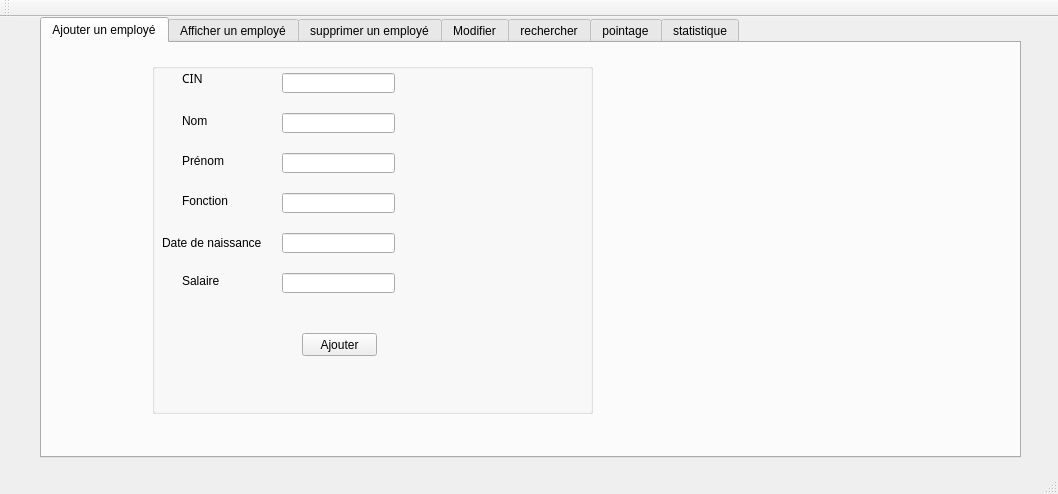
<?xml version="1.0" encoding="UTF-8"?>
<ui version="4.0">
 <class>MainWindow</class>
 <widget class="QMainWindow" name="MainWindow">
  <property name="geometry">
   <rect>
    <x>0</x>
    <y>0</y>
    <width>1058</width>
    <height>494</height>
   </rect>
  </property>
  <property name="windowTitle">
   <string>Gestion des Clients</string>
  </property>
  <widget class="QWidget" name="centralWidget">
   <widget class="QTabWidget" name="tabWidget">
    <property name="geometry">
     <rect>
      <x>40</x>
      <y>0</y>
      <width>981</width>
      <height>441</height>
     </rect>
    </property>
    <property name="currentIndex">
     <number>0</number>
    </property>
    <widget class="QWidget" name="tab">
     <attribute name="title">
      <string>Ajouter un employé</string>
     </attribute>
     <widget class="QGroupBox" name="groupBox">
      <property name="geometry">
       <rect>
        <x>110</x>
        <y>20</y>
        <width>441</width>
        <height>351</height>
       </rect>
      </property>
      <property name="styleSheet">
       <string notr="true"/>
      </property>
      <property name="title">
       <string/>
      </property>
      <widget class="QLabel" name="label">
       <property name="geometry">
        <rect>
         <x>30</x>
         <y>50</y>
         <width>61</width>
         <height>16</height>
        </rect>
       </property>
       <property name="text">
        <string>Nom</string>
       </property>
      </widget>
      <widget class="QLabel" name="label_2">
       <property name="geometry">
        <rect>
         <x>30</x>
         <y>90</y>
         <width>51</width>
         <height>16</height>
        </rect>
       </property>
       <property name="text">
        <string>Prénom</string>
       </property>
      </widget>
      <widget class="QLabel" name="label_3">
       <property name="geometry">
        <rect>
         <x>30</x>
         <y>0</y>
         <width>71</width>
         <height>31</height>
        </rect>
       </property>
       <property name="font">
        <font>
         <family>PMingLiU-ExtB</family>
        </font>
       </property>
       <property name="mouseTracking">
        <bool>false</bool>
       </property>
       <property name="acceptDrops">
        <bool>false</bool>
       </property>
       <property name="layoutDirection">
        <enum>Qt::LeftToRight</enum>
       </property>
       <property name="autoFillBackground">
        <bool>false</bool>
       </property>
       <property name="styleSheet">
        <string notr="true"/>
       </property>
       <property name="text">
        <string>CIN</string>
       </property>
      </widget>
      <widget class="QLineEdit" name="le_id">
       <property name="geometry">
        <rect>
         <x>130</x>
         <y>10</y>
         <width>113</width>
         <height>20</height>
        </rect>
       </property>
      </widget>
      <widget class="QLineEdit" name="le_nom">
       <property name="geometry">
        <rect>
         <x>130</x>
         <y>50</y>
         <width>113</width>
         <height>20</height>
        </rect>
       </property>
      </widget>
      <widget class="QLineEdit" name="le_prenom">
       <property name="geometry">
        <rect>
         <x>130</x>
         <y>90</y>
         <width>113</width>
         <height>20</height>
        </rect>
       </property>
      </widget>
      <widget class="QLineEdit" name="le_fonction">
       <property name="geometry">
        <rect>
         <x>130</x>
         <y>130</y>
         <width>113</width>
         <height>20</height>
        </rect>
       </property>
      </widget>
      <widget class="QLineEdit" name="le_date">
       <property name="geometry">
        <rect>
         <x>130</x>
         <y>170</y>
         <width>113</width>
         <height>20</height>
        </rect>
       </property>
      </widget>
      <widget class="QLabel" name="label_4">
       <property name="geometry">
        <rect>
         <x>30</x>
         <y>130</y>
         <width>51</width>
         <height>16</height>
        </rect>
       </property>
       <property name="text">
        <string>Fonction</string>
       </property>
      </widget>
      <widget class="QLabel" name="label_5">
       <property name="geometry">
        <rect>
         <x>10</x>
         <y>170</y>
         <width>111</width>
         <height>20</height>
        </rect>
       </property>
       <property name="text">
        <string>Date de naissance</string>
       </property>
      </widget>
      <widget class="QLabel" name="label_6">
       <property name="geometry">
        <rect>
         <x>30</x>
         <y>210</y>
         <width>51</width>
         <height>16</height>
        </rect>
       </property>
       <property name="text">
        <string>Salaire</string>
       </property>
      </widget>
      <widget class="QLineEdit" name="le_salaire">
       <property name="geometry">
        <rect>
         <x>130</x>
         <y>210</y>
         <width>113</width>
         <height>20</height>
        </rect>
       </property>
      </widget>
      <widget class="QPushButton" name="pb_ajouter">
       <property name="geometry">
        <rect>
         <x>150</x>
         <y>270</y>
         <width>75</width>
         <height>23</height>
        </rect>
       </property>
       <property name="text">
        <string>Ajouter</string>
       </property>
      </widget>
     </widget>
    </widget>
    <widget class="QWidget" name="tab_2">
     <attribute name="title">
      <string>Afficher un employé</string>
     </attribute>
     <widget class="QTableView" name="tab_employe">
      <property name="geometry">
       <rect>
        <x>140</x>
        <y>0</y>
        <width>841</width>
        <height>391</height>
       </rect>
      </property>
     </widget>
     <widget class="QRadioButton" name="tri">
      <property name="geometry">
       <rect>
        <x>0</x>
        <y>130</y>
        <width>131</width>
        <height>20</height>
       </rect>
      </property>
      <property name="text">
       <string>TRIEIR BY NAME</string>
      </property>
     </widget>
     <widget class="QRadioButton" name="tri2">
      <property name="geometry">
       <rect>
        <x>0</x>
        <y>160</y>
        <width>141</width>
        <height>20</height>
       </rect>
      </property>
      <property name="text">
       <string>TRIEIR BY SALAIRE</string>
      </property>
     </widget>
    </widget>
    <widget class="QWidget" name="tab_3">
     <attribute name="title">
      <string>supprimer un employé</string>
     </attribute>
     <widget class="QLabel" name="label_7">
      <property name="geometry">
       <rect>
        <x>160</x>
        <y>120</y>
        <width>56</width>
        <height>16</height>
       </rect>
      </property>
      <property name="text">
       <string>CIN_EMP</string>
      </property>
     </widget>
     <widget class="QLineEdit" name="le_cin_supp">
      <property name="geometry">
       <rect>
        <x>270</x>
        <y>120</y>
        <width>113</width>
        <height>22</height>
       </rect>
      </property>
     </widget>
     <widget class="QPushButton" name="pb_supprimer">
      <property name="geometry">
       <rect>
        <x>280</x>
        <y>200</y>
        <width>93</width>
        <height>28</height>
       </rect>
      </property>
      <property name="text">
       <string>Supprimer</string>
      </property>
     </widget>
    </widget>
    <widget class="QWidget" name="tab_7">
     <attribute name="title">
      <string>Modifier</string>
     </attribute>
     <widget class="QGroupBox" name="groupBox_3">
      <property name="geometry">
       <rect>
        <x>190</x>
        <y>20</y>
        <width>261</width>
        <height>201</height>
       </rect>
      </property>
      <property name="styleSheet">
       <string notr="true"/>
      </property>
      <property name="title">
       <string/>
      </property>
      <widget class="QLineEdit" name="le_fonction_3">
       <property name="geometry">
        <rect>
         <x>100</x>
         <y>40</y>
         <width>113</width>
         <height>20</height>
        </rect>
       </property>
      </widget>
      <widget class="QLabel" name="label_19">
       <property name="geometry">
        <rect>
         <x>10</x>
         <y>40</y>
         <width>51</width>
         <height>16</height>
        </rect>
       </property>
       <property name="text">
        <string>Fonction</string>
       </property>
      </widget>
      <widget class="QLabel" name="label_21">
       <property name="geometry">
        <rect>
         <x>10</x>
         <y>70</y>
         <width>51</width>
         <height>16</height>
        </rect>
       </property>
       <property name="text">
        <string>Salaire</string>
       </property>
      </widget>
      <widget class="QLineEdit" name="le_salaire_3">
       <property name="geometry">
        <rect>
         <x>100</x>
         <y>70</y>
         <width>113</width>
         <height>20</height>
        </rect>
       </property>
      </widget>
      <widget class="QPushButton" name="pbmodifier">
       <property name="geometry">
        <rect>
         <x>110</x>
         <y>120</y>
         <width>75</width>
         <height>23</height>
        </rect>
       </property>
       <property name="text">
        <string>modifier</string>
       </property>
      </widget>
     </widget>
     <widget class="QLabel" name="label_18">
      <property name="geometry">
       <rect>
        <x>20</x>
        <y>20</y>
        <width>71</width>
        <height>31</height>
       </rect>
      </property>
      <property name="styleSheet">
       <string notr="true"/>
      </property>
      <property name="text">
       <string>CIN</string>
      </property>
     </widget>
     <widget class="QLineEdit" name="le_id_4">
      <property name="geometry">
       <rect>
        <x>20</x>
        <y>70</y>
        <width>113</width>
        <height>20</height>
       </rect>
      </property>
     </widget>
    </widget>
    <widget class="QWidget" name="tab_8">
     <attribute name="title">
      <string>rechercher</string>
     </attribute>
     <widget class="QLabel" name="label_15">
      <property name="geometry">
       <rect>
        <x>0</x>
        <y>0</y>
        <width>91</width>
        <height>41</height>
       </rect>
      </property>
      <property name="styleSheet">
       <string notr="true"/>
      </property>
      <property name="text">
       <string>NOM :</string>
      </property>
     </widget>
     <widget class="QLineEdit" name="REF2">
      <property name="geometry">
       <rect>
        <x>0</x>
        <y>40</y>
        <width>101</width>
        <height>31</height>
       </rect>
      </property>
      <property name="text">
       <string/>
      </property>
     </widget>
     <widget class="QPushButton" name="pb_rechercher">
      <property name="geometry">
       <rect>
        <x>20</x>
        <y>90</y>
        <width>91</width>
        <height>61</height>
       </rect>
      </property>
      <property name="text">
       <string>rechercher</string>
      </property>
     </widget>
     <widget class="QTableView" name="tab_employe_1">
      <property name="geometry">
       <rect>
        <x>120</x>
        <y>20</y>
        <width>761</width>
        <height>381</height>
       </rect>
      </property>
     </widget>
    </widget>
    <widget class="QWidget" name="tab_4">
     <attribute name="title">
      <string>pointage</string>
     </attribute>
     <widget class="QPushButton" name="present">
      <property name="geometry">
       <rect>
        <x>10</x>
        <y>40</y>
        <width>311</width>
        <height>61</height>
       </rect>
      </property>
      <property name="text">
       <string>l'emplyer qui est responsable des CLIENT</string>
      </property>
     </widget>
     <widget class="QPushButton" name="present_2">
      <property name="geometry">
       <rect>
        <x>10</x>
        <y>110</y>
        <width>311</width>
        <height>61</height>
       </rect>
      </property>
      <property name="text">
       <string>l'emplyer qui est responsable des FINANCE</string>
      </property>
     </widget>
     <widget class="QPushButton" name="present_3">
      <property name="geometry">
       <rect>
        <x>10</x>
        <y>180</y>
        <width>311</width>
        <height>61</height>
       </rect>
      </property>
      <property name="text">
       <string>l'emplyer qui est responsable des FOURNISSEUR</string>
      </property>
     </widget>
     <widget class="QPushButton" name="present_4">
      <property name="geometry">
       <rect>
        <x>10</x>
        <y>250</y>
        <width>311</width>
        <height>61</height>
       </rect>
      </property>
      <property name="text">
       <string>l'emplyer qui est responsable des VOITURE</string>
      </property>
     </widget>
     <widget class="QRadioButton" name="radioButton">
      <property name="geometry">
       <rect>
        <x>340</x>
        <y>50</y>
        <width>271</width>
        <height>31</height>
       </rect>
      </property>
      <property name="text">
       <string>l'emplyer qui est responsable des CLIENT</string>
      </property>
     </widget>
     <widget class="QRadioButton" name="radioButton_2">
      <property name="geometry">
       <rect>
        <x>650</x>
        <y>50</y>
        <width>271</width>
        <height>31</height>
       </rect>
      </property>
      <property name="text">
       <string>l'emplyer qui est responsable des FINANCE</string>
      </property>
     </widget>
     <widget class="QRadioButton" name="radioButton_3">
      <property name="geometry">
       <rect>
        <x>340</x>
        <y>90</y>
        <width>311</width>
        <height>31</height>
       </rect>
      </property>
      <property name="text">
       <string>l'emplyer qui est responsable des FOURNISSEUR</string>
      </property>
     </widget>
     <widget class="QRadioButton" name="radioButton_4">
      <property name="geometry">
       <rect>
        <x>650</x>
        <y>90</y>
        <width>281</width>
        <height>31</height>
       </rect>
      </property>
      <property name="text">
       <string>l'emplyer qui est responsable des VOITURE</string>
      </property>
     </widget>
    </widget>
    <widget class="QWidget" name="tab_5">
     <attribute name="title">
      <string>statistique</string>
     </attribute>
     <widget class="QPushButton" name="pushButton">
      <property name="geometry">
       <rect>
        <x>672</x>
        <y>320</y>
        <width>161</width>
        <height>41</height>
       </rect>
      </property>
      <property name="text">
       <string>afficher la statistique</string>
      </property>
     </widget>
    </widget>
   </widget>
  </widget>
  <widget class="QMenuBar" name="menuBar">
   <property name="geometry">
    <rect>
     <x>0</x>
     <y>0</y>
     <width>1058</width>
     <height>26</height>
    </rect>
   </property>
  </widget>
  <widget class="QToolBar" name="mainToolBar">
   <attribute name="toolBarArea">
    <enum>TopToolBarArea</enum>
   </attribute>
   <attribute name="toolBarBreak">
    <bool>false</bool>
   </attribute>
  </widget>
  <widget class="QStatusBar" name="statusBar"/>
 </widget>
 <layoutdefault spacing="6" margin="11"/>
 <resources/>
 <connections/>
</ui>
